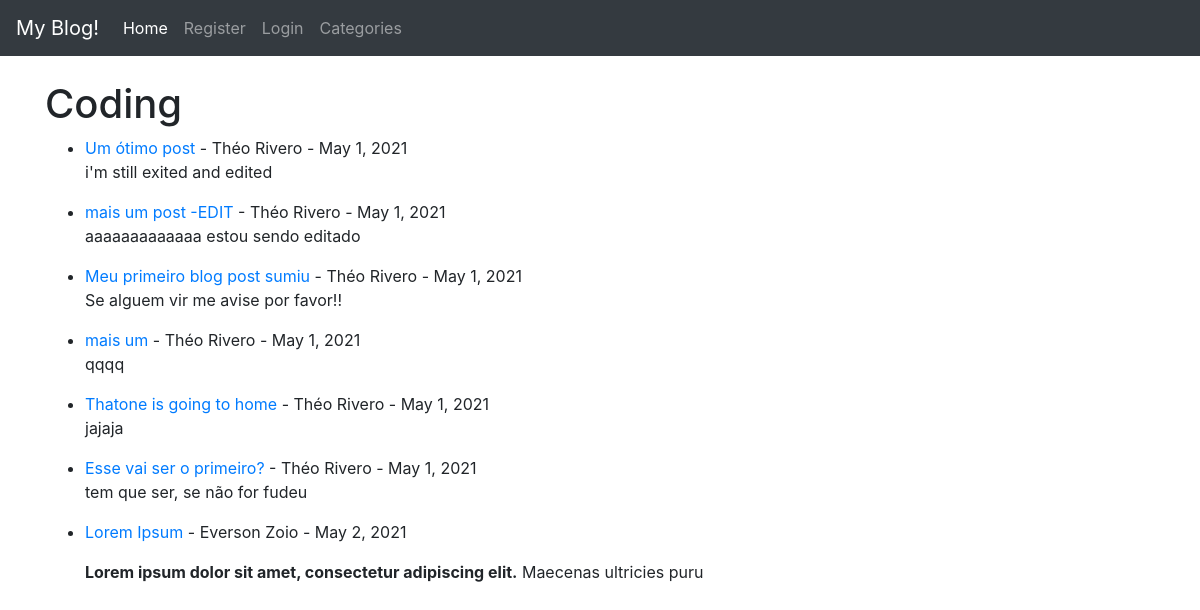
/category/coding/, run on the app's committed database.
### theblog/models.py (models this page shows, shortened)
class Post(models.Model):
	title = models.CharField(max_length=255)
	title_tag = models.CharField(max_length=255)
	author = models.ForeignKey(User, on_delete=models.CASCADE) #models.CASCADE caso o user seja apagado todos os seus posts são apagados tbm
	body = models.TextField()
	post_date = models.DateField(auto_now_add=True)
	category = models.CharField(max_length=255, default='coding')
	likes = models.ManyToManyField(User, related_name='blog_post')

### theblog/views.py (the view)
# urls.py: path('category/<str:cats>/', CategoryView, name='category'),
def CategoryView(request, cats):
	cats = cats.replace('-', ' ')
	category_posts = Post.objects.filter(category=cats)
	context =  {'category_posts':category_posts, 'cats':cats}
	return render(request, 'categories.html', context)

### theblog/templates/categories.html (shortened to what this page needs)
{% extends 'base.html' %}
{% block content %}
{% if category_posts %}
	<h1>{{cats|capfirst }}</h1>
	<ul>
	{% for post in category_posts %}
		<li>
			<a href="{% url 'article-detail' post.id %}">{{post.title}}</a> - {{post.author.first_name}} {{post.author.last_name}} - {{post.post_date}}
			<p>{{post.body|slice:":100"|safe}}</p>
		</li>
	{% endfor %}
	</ul>
{% else %}
	<p>Não tem nenhum post com o assunto {{cats|capfirst}}</p>
{% endif %}
{% endblock %}

### data on the page
Post: title "Um ótimo post", author.first_name "Théo", author.last_name "Rivero", post_date "May 1, 2021", body "i'm still exited and edited"
Post: title "mais um post -EDIT", author.first_name "Théo", author.last_name "Rivero", post_date "May 1, 2021", body "aaaaaaaaaaaaa estou sendo editado"
Post: title "Meu primeiro blog post sumiu", author.first_name "Théo", author.last_name "Rivero", post_date "May 1, 2021", body "Se alguem vir me avise por favor!!"
Post: title "mais um", author.first_name "Théo", author.last_name "Rivero", post_date "May 1, 2021", body "qqqq"
Post: title "Thatone is going to home", author.first_name "Théo", author.last_name "Rivero", post_date "May 1, 2021", body "jajaja"
Post: title "Esse vai ser o primeiro?", author.first_name "Théo", author.last_name "Rivero", post_date "May 1, 2021", body "tem que ser, se não for fudeu"
Post: title "Lorem Ipsum", author.first_name "Everson", author.last_name "Zoio", post_date "May 2, 2021", body "Lorem ipsum dolor sit amet, consectetur adipiscing elit. Maecenas ultricies puru"

### other printed values
{{ cats|capfirst }} "Coding"
